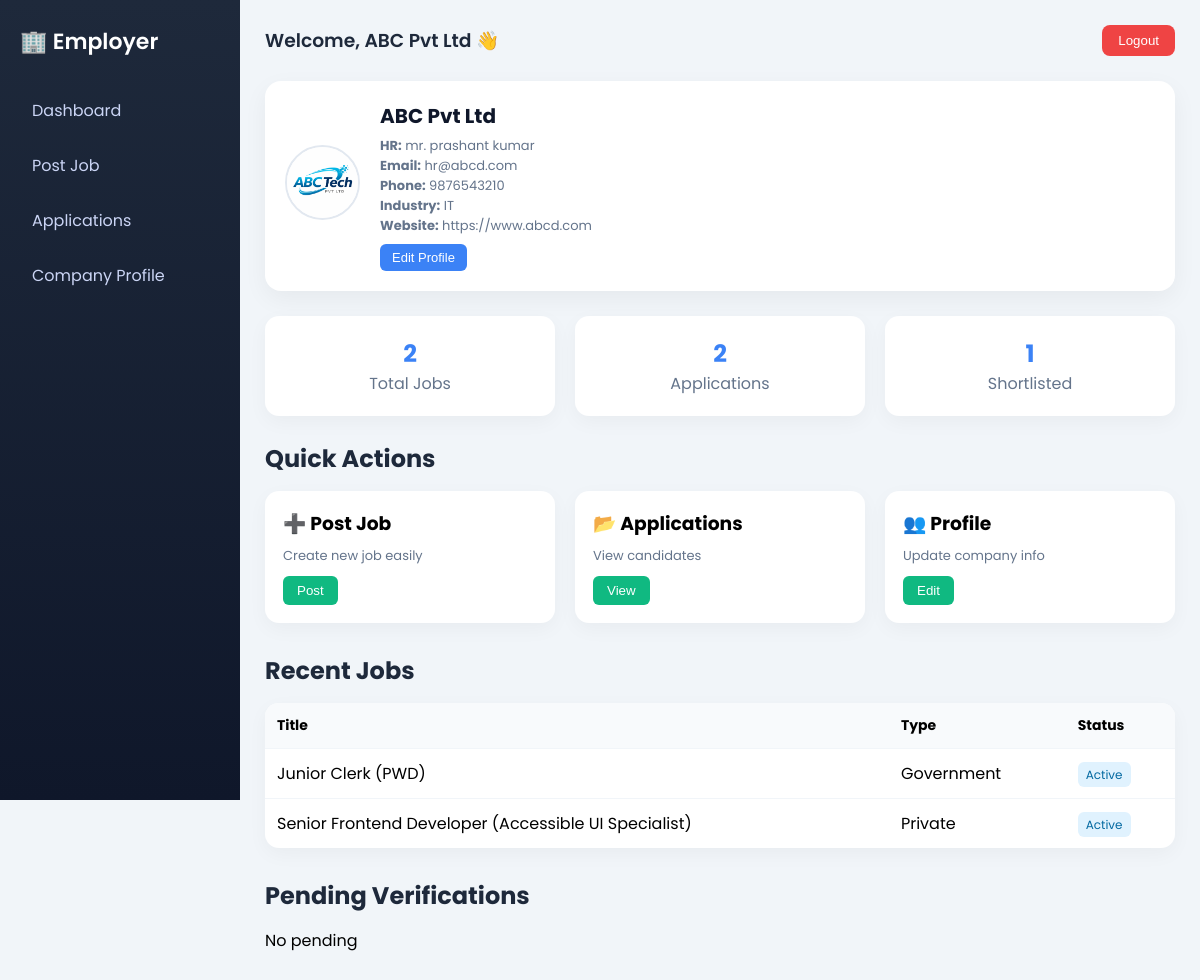
/employee_dashboard/ (signed in), run on the app's committed database.
### portal/models.py (models this page shows, shortened)
class Employer(models.Model):
    user = models.OneToOneField(settings.AUTH_USER_MODEL, on_delete=models.CASCADE)
    company_name = models.CharField(max_length=200)
    hr_name = models.CharField(max_length=100)
    email = models.EmailField()
    phone = models.CharField(max_length=15)
    industry = models.CharField(max_length=100, null=True, blank=True)
    website = models.URLField(blank=True, null=True)
    address = models.TextField()
    description = models.TextField()
    logo = models.ImageField(upload_to='company_logo/', null=True, blank=True)
    is_approved = models.BooleanField(default=False)

class Job(models.Model):
    JOB_TYPE = (
        ('Government', 'Government'),
        ('Private', 'Private'),
    )
    employer = models.ForeignKey(Employer, on_delete=models.CASCADE)
    title = models.CharField(max_length=200)
    job_type = models.CharField(max_length=20, choices=JOB_TYPE)
    department = models.CharField(max_length=100)
    location = models.CharField(max_length=100)
    skills = models.TextField()
    disability_type = models.CharField(max_length=100)
    disability_percent = models.IntegerField()
    benefits = models.TextField(null=True, blank=True)
    description = models.TextField()
    salary = models.CharField(max_length=50)
    last_date = models.DateField(null=True, blank=True)
    status = models.CharField(max_length=20, default='Active')

### portal/views.py (the view)
# urls.py: path('employee_dashboard/', views.e_dashboard, name='employer'),
@login_required
def e_dashboard(request):
    if request.user.role != "employer":
        return redirect('login')
    user = request.user
    company = Employer.objects.get(user=user)
    jobs = Job.objects.filter(employer=company)
    total_jobs = jobs.count()
    total_applications = Application.objects.filter(job__in=jobs).count()
    shortlisted = Application.objects.filter(job__in=jobs, status="Accepted").count()
    verifications = Verification.objects.filter(status="pending")
    context = {
        'company': company,
        'jobs': jobs,
        'total_jobs': total_jobs,
        'total_applications': total_applications,
        'shortlisted': shortlisted,
        'verifications': verifications   # 👈 Important for camera verify
    }
    return render(request, 'e_dashboard.html', context)

### templates/e_dashboard.html (shortened to what this page needs)
<!DOCTYPE html>
{% load static %}
<html lang="en">
<head>
<link rel="stylesheet" href="{% static 'css/employee_dash.css' %}">
</head>
<body>
<div class="layout">
<aside class="sidebar">
    <h2 class="brand">🏢 Employer</h2>
    <nav>
        <a href="{% url 'employer' %}">Dashboard</a>
        <a href="{% url 'post_job' %}">Post Job</a>
        <a href="{% url 'view_application' %}">Applications</a>
        <a href="{% url 'company_profile' %}">Company Profile</a>
    </nav>
</aside>
<div class="main">
<header>
    <h3>Welcome, {{ company.company_name }} 👋</h3>
    <a href="{% url 'home' %}">
        <button class="logout">Logout</button>
    </a>
</header>
<div class="company-card">
    <div class="company-left">
        {% if company.logo %}
            <img src="{{ company.logo.url }}">
        {% else %}
            <img src="{% static 'images/default_logo.png' %}">
        {% endif %}
    </div>
    <div class="company-right">
        <h2>{{ company.company_name }}</h2>
        <p><strong>HR:</strong> {{ company.hr_name }}</p>
        <p><strong>Email:</strong> {{ company.email }}</p>
        <p><strong>Phone:</strong> {{ company.phone }}</p>
        <p><strong>Industry:</strong> {{ company.industry }}</p>
        <p><strong>Website:</strong> {{ company.website }}</p>
        <a href="{% url 'company_profile' %}">
            <button class="edit-btn">Edit Profile</button>
        </a>
    </div>
</div>
<div class="stats">
    <div class="stat-card">
        <h2>{{ total_jobs }}</h2>
        <p>Total Jobs</p>
    </div>
    <div class="stat-card">
        <h2>{{ total_applications }}</h2>
        <p>Applications</p>
    </div>
    <div class="stat-card">
        <h2>{{ shortlisted }}</h2>
        <p>Shortlisted</p>
    </div>
</div>
<div class="section">
<h2>Quick Actions</h2>
<div class="cards">
    <div class="card">
        <h3>➕ Post Job</h3>
        <p>Create new job easily</p>
        <a href="{% url 'post_job' %}">
            <button class="btn">Post</button>
        </a>
    </div>
    <div class="card">
        <h3>📂 Applications</h3>
        <p>View candidates</p>
        <a href="{% url 'view_application' %}">
            <button class="btn">View</button>
        </a>
    </div>
    <div class="card">
        <h3>👥 Profile</h3>
        <p>Update company info</p>
        <a href="{% url 'company_profile' %}">
            <button class="btn">Edit</button>
        </a>
    </div>
</div>
</div>
<div class="section">
<h2>Recent Jobs</h2>
<table>
<tr>
<th>Title</th>
<th>Type</th>
<th>Status</th>
</tr>
{% for job in jobs %}
<tr>
<td>{{ job.title }}</td>
<td>{{ job.job_type }}</td>
<td><span class="badge">{{ job.status }}</span></td>
</tr>
{% empty %}
<tr>
<td colspan="3">No jobs yet</td>
</tr>
{% endfor %}
</table>
</div>
<div class="section">
<h2>Pending Verifications</h2>
{% if verifications %}
<ul>
{% for v in verifications %}
<li>
{{ v.user.username }}
<a href="{% url 'approve_verification' verification_id=v.id %}">Approve</a> |
<a href="{% url 'reject_verification' verification_id=v.id %}">Reject</a>
</li>
{% endfor %}
</ul>
{% else %}
<p>No pending</p>
{% endif %}
</div>
</div>
</div>
</body>
</html>

### static/css/employee_dash.css (style rules this page uses)
* { margin: 0; padding: 0; box-sizing: border-box; }
body { font-family: 'Poppins', sans-serif; background: #f1f5f9; }
.layout { display: flex; min-height: 100vh; }
.sidebar { width: 240px; background: linear-gradient(180deg, #1e293b, #0f172a); color: #fff; padding: 25px 20px; position: sticky; top: 0; height: 100vh; }
.brand { font-size: 22px; font-weight: 600; margin-bottom: 30px; }
.sidebar nav a { display: block; padding: 10px 12px; margin-bottom: 10px; color: #cbd5f5; text-decoration: none; border-radius: 8px; transition: 0.3s; }
.main { flex: 1; padding: 25px; }
header { display: flex; justify-content: space-between; align-items: center; margin-bottom: 25px; }
header h3 { font-weight: 600; color: #1e293b; }
.logout { background: #ef4444; color: #fff; border: none; padding: 8px 16px; border-radius: 8px; cursor: pointer; }
.company-card { display: flex; align-items: center; gap: 20px; background: #ffffff; padding: 20px; border-radius: 16px; box-shadow: 0 8px 25px rgba(0,0,0,0.05); margin-bottom: 25px; }
.company-left img { width: 75px; height: 75px; object-fit: cover; border-radius: 50%; border: 2px solid #e2e8f0; }
.company-right h2 { font-size: 20px; margin-bottom: 5px; color: #0f172a; }
.company-right p { font-size: 13px; color: #64748b; }
.edit-btn { margin-top: 8px; padding: 6px 12px; border: none; background: #3b82f6; color: #fff; border-radius: 6px; cursor: pointer; font-size: 13px; }
.stats { display: flex; gap: 20px; margin-bottom: 25px; }
.stat-card { flex: 1; background: #ffffff; padding: 20px; border-radius: 14px; text-align: center; box-shadow: 0 6px 20px rgba(0,0,0,0.04); transition: 0.3s; }
.stat-card h2 { font-size: 24px; color: #3b82f6; }
.stat-card p { color: #64748b; }
.section { margin-bottom: 30px; }
.section h2 { margin-bottom: 15px; color: #1e293b; }
.cards { display: flex; gap: 20px; }
.card { flex: 1; background: #fff; padding: 18px; border-radius: 14px; box-shadow: 0 6px 20px rgba(0,0,0,0.04); transition: 0.3s; }
.card h3 { margin-bottom: 8px; }
.card p { font-size: 13px; color: #64748b; }
.btn { margin-top: 10px; padding: 7px 14px; border: none; background: #10b981; color: #fff; border-radius: 6px; cursor: pointer; }
table { width: 100%; border-collapse: collapse; background: #fff; border-radius: 14px; overflow: hidden; box-shadow: 0 6px 20px rgba(0,0,0,0.04); }
th { background: #f8fafc; padding: 12px; text-align: left; font-size: 14px; }
td { padding: 12px; border-top: 1px solid #f1f5f9; }
.badge { background: #e0f2fe; color: #0369a1; padding: 4px 8px; border-radius: 6px; font-size: 12px; }

### data on the page
Employer: company_name "ABC Pvt Ltd", logo (picture), hr_name "mr. prashant kumar", email "hr@abcd.com", phone "9876543210", industry "IT", website "https://www.abcd.com"
Job: title "Junior Clerk (PWD)", job_type "Government", status "Active"
Job: title "Senior Frontend Developer (Accessible UI Specialist)", job_type "Private", status "Active"

### other printed values
{{ total_jobs }} "2"
{{ total_applications }} "2"
{{ shortlisted }} "1"
